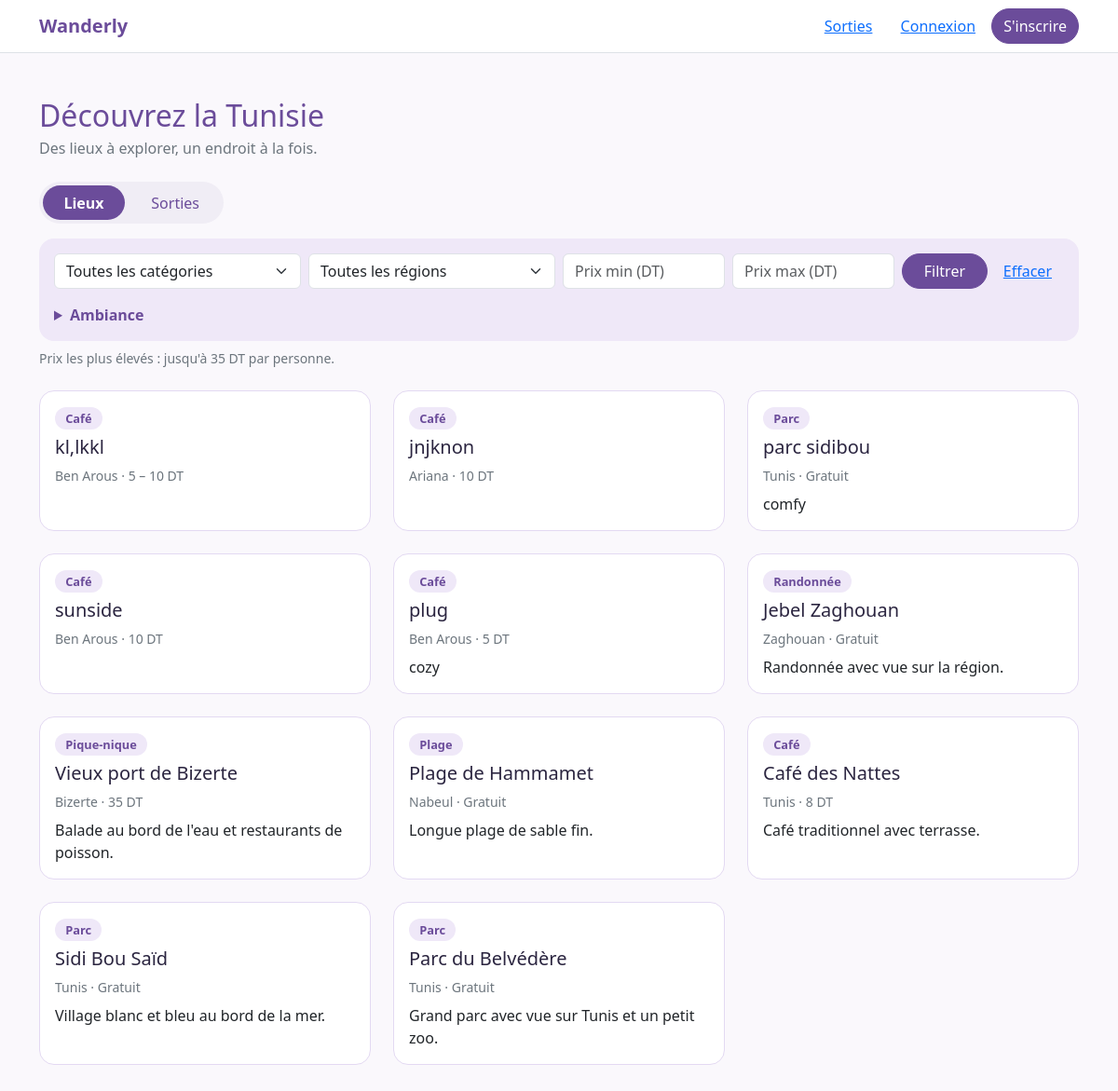
The page / on the database its author committed.
### tables this page shows
CREATE TABLE lieu (
    id                         INTEGER PRIMARY KEY AUTOINCREMENT,
    nom                        TEXT NOT NULL,
    description                TEXT,
    region                     TEXT NOT NULL,
    prix_min                       REAL NOT NULL DEFAULT 0 CHECK (prix_min >= 0),  -- prix moyen par personne en DT (0 = gratuit)
    latitude                   REAL NOT NULL,
    longitude                  REAL NOT NULL,
    infos_pratiques            TEXT,               -- horaires, accès, parking...
    date_creation              TEXT NOT NULL DEFAULT (date('now')),
    nb_confirmations           INTEGER NOT NULL DEFAULT 0,   -- « toujours à jour »
    date_derniere_confirmation TEXT,
    auteur_id                  INTEGER NOT NULL REFERENCES utilisateur(id),
    categorie_id               INTEGER NOT NULL REFERENCES categorie(id)
, prix_max REAL NOT NULL DEFAULT 0 CHECK (prix_max >= 0));

CREATE TABLE categorie (
    id  INTEGER PRIMARY KEY AUTOINCREMENT,
    nom TEXT NOT NULL UNIQUE
);

### app.py (the view, shortened to what this page needs)
@app.route("/")
def accueil():
    base = db.get_db()
    categorie_id = request.args.get("categorie", "")
    region = request.args.get("region", "")
    prix_min = request.args.get("prix_min", "")
    prix_max = request.args.get("prix_max", "")
    page = request.args.get("page", 1, type=int)
    onglet = request.args.get("onglet", "lieux")
    if onglet not in ("lieux", "sorties"):
        onglet = "lieux"
    sorties = []
    tags = base.execute("SELECT * FROM tag_ambiance ORDER BY nom").fetchall()
    ids_valides = {str(t["id"]) for t in tags}
    tags_choisis = [t for t in request.args.getlist("tags") if t in ids_valides]
    depuis = (
        "FROM lieu JOIN categorie ON lieu.categorie_id = categorie.id "
        "WHERE 1 = 1"
    )
    parametres = []
    if categorie_id:
        depuis += " AND lieu.categorie_id = ?"
        parametres.append(categorie_id)
    if region:
        depuis += " AND lieu.region = ?"
        parametres.append(region)
    minimum = en_nombre(prix_min)
    if minimum is not None:
        depuis += " AND lieu.prix_max >= ?"
        parametres.append(minimum)
    maximum = en_nombre(prix_max)
    if maximum is not None:
        depuis += " AND lieu.prix_min <= ?"
        parametres.append(maximum)
    total = base.execute("SELECT COUNT(*) " + depuis, parametres).fetchone()[0]
    nb_pages = max(1, (total + LIEUX_PAR_PAGE - 1) // LIEUX_PAR_PAGE)
    page = min(max(page, 1), nb_pages)
    lieux = base.execute(
        "SELECT lieu.*, categorie.nom AS categorie " + depuis +
        " ORDER BY lieu.id DESC LIMIT ? OFFSET ?",
        parametres + [LIEUX_PAR_PAGE, (page - 1) * LIEUX_PAR_PAGE],
    ).fetchall()
    categories = base.execute("SELECT * FROM categorie ORDER BY nom").fetchall()
    prix_le_plus_haut = base.execute("SELECT MAX(prix_max) FROM lieu").fetchone()[0] or 0
    filtres = {
        "categorie": categorie_id,
        "region": region,
        "prix_min": prix_min,
        "prix_max": prix_max,
        "tags": tags_choisis,
    }
    return render_template(
        "index.html",
        lieux=lieux,
        categories=categories,
        gouvernorats=GOUVERNORATS,
        tags=tags,
        tags_choisis=tags_choisis,
        categorie_id=categorie_id,
        region=region,
        prix_min=prix_min,
        prix_max=prix_max,
        prix_le_plus_haut=prix_le_plus_haut,
        page=page,
        nb_pages=nb_pages,
        filtres=filtres,
        onglet=onglet,
        sorties=sorties,
    )

### app.py (called while the page is built)
def en_nombre(texte):
    try:
        return float(texte)
    except ValueError:
        return None

@app.template_filter("fourchette")
def fourchette(lieu):
    p1, p2 = lieu["prix_min"], lieu["prix_max"]
    if p2 == 0:
        return "Gratuit"
    if p1 == p2:
        return f"{p1:g} DT"
    if p1 == 0:
        return f"Jusqu'à {p2:g} DT"
    return f"{p1:g} – {p2:g} DT"

@app.before_request
def charger_utilisateur():
    utilisateur_id = session.get("utilisateur_id")
    if utilisateur_id is None:
        g.utilisateur = None
    else:
        g.utilisateur = db.get_db().execute(
            "SELECT * FROM utilisateur WHERE id = ?", (utilisateur_id,)
        ).fetchone()

### db.py (called while the page is built)
def get_db():
    if "db" not in g:
        g.db = sqlite3.connect("wanderly.db")
        g.db.row_factory = sqlite3.Row
        g.db.execute("PRAGMA foreign_keys = ON")
    return g.db

### templates/index.html (shortened to what this page needs)
{% extends "base.html" %}
{% block contenu %}
<div class="container my-5">
  <h1 class="h2 wander-text mb-1">Découvrez la Tunisie</h1>
  <p class="text-secondary mb-4">Des lieux à explorer, un endroit à la fois.</p>
  <div class="onglets-wander mb-3">
    <a href="{{ url_for('accueil') }}"
       class="onglet-wander {% if onglet == 'lieux' %}actif{% endif %}">Lieux</a>
    <a href="{{ url_for('accueil', onglet='sorties') }}"
       class="onglet-wander {% if onglet == 'sorties' %}actif{% endif %}">Sorties</a>
  </div>
  {% if onglet == 'lieux' %}
  <form method="get" class="filtres-wander mb-2">
    <div class="row g-2">
      <div class="col-12 col-md-3">
        <select name="categorie" class="form-select">
          <option value="">Toutes les catégories</option>
        </select>
      </div>
      <div class="col-12 col-md-3">
        <select name="region" class="form-select">
          <option value="">Toutes les régions</option>
        </select>
      </div>
      <div class="col-6 col-md-2">
        <input type="number" name="prix_min" class="form-control" min="0" step="1"
               placeholder="Prix min (DT)" value="{{ prix_min }}">
      </div>
      <div class="col-6 col-md-2">
        <input type="number" name="prix_max" class="form-control" min="0" step="1"
               placeholder="Prix max (DT)" value="{{ prix_max }}">
      </div>
      <div class="col-12 col-md-2 d-flex gap-1">
        <button type="submit" class="btn btn-wander flex-grow-1">Filtrer</button>
        <a href="{{ url_for('accueil') }}" class="btn btn-link">Effacer</a>
      </div>
    </div>
    <details class="mt-3" {% if tags_choisis %}open{% endif %}>
      <summary class="wander-text fw-semibold">Ambiance</summary>
    </details>
  </form>
  <p class="text-secondary small mb-4">Prix les plus élevés : jusqu'à {{ "%g"|format(prix_le_plus_haut) }} DT par personne.</p>
  {% if lieux %}
  <div class="row row-cols-1 row-cols-md-2 row-cols-lg-3 g-4">
    {% for lieu in lieux %}
    <div class="col">
      <div class="card carte-lieu h-100">
        <div class="card-body">
          <span class="badge-wander">{{ lieu.categorie }}</span>
          <h2 class="h5 mt-2"><a class="stretched-link text-decoration-none lien-lieu" href="{{ url_for('voir_lieu', lieu_id=lieu.id) }}">{{ lieu.nom }}</a></h2>
          <p class="text-secondary small mb-2">{{ lieu.region }} · {{ lieu|fourchette }}</p>
          <p class="card-text">{{ lieu.description }}</p>
        </div>
      </div>
    </div>
    {% endfor %}
  </div>
  {% else %}
  <p>Aucun lieu ne correspond à votre recherche.</p>
  {% endif %}
  {% endif %}
</div>
{% endblock %}

### templates/base.html (shortened to what this page needs)
<!doctype html>
<html lang="fr">
<head>
  <link href="https://cdn.jsdelivr.net/npm/bootstrap@5.3.3/dist/css/bootstrap.min.css" rel="stylesheet">
  <link href="{{ url_for('static', filename='css/style.css') }}" rel="stylesheet">
</head>
<body>
  <nav class="navbar bg-white border-bottom">
    <div class="container">
      <a class="navbar-brand fw-bold wander-text" href="{{ url_for('accueil') }}">Wanderly</a>
      <div>
          <a class="btn btn-link" href="{{ url_for('liste_sorties') }}">Sorties</a>
        {% if g.utilisateur %}
          <a class="btn btn-link" href="{{ url_for('ajouter_lieu') }}">Ajouter un lieu</a>
          <a class="btn btn-link" href="{{ url_for('mes_lieux') }}">Mes lieux</a>
          <a class="btn btn-link" href="{{ url_for('recommandations') }}">Pour toi</a>
          {% if g.utilisateur.role == 'admin' %}
            <a class="btn btn-link" href="{{ url_for('admin_signalements') }}">Signalements</a>
          {% endif %}
          <a class="me-2 text-decoration-none" href="{{ url_for('profil') }}">Bonjour, <strong class="wander-text">{{ g.utilisateur.pseudo }}</strong></a>
          <a class="btn btn-wander" href="{{ url_for('deconnexion') }}"
   onclick="return confirm('Tu veux vraiment te déconnecter ?');">Déconnexion</a>
        {% else %}
          <a class="btn btn-link" href="{{ url_for('connexion') }}">Connexion</a>
          <a class="btn btn-wander" href="{{ url_for('inscription') }}">S'inscrire</a>
        {% endif %}
      </div>
    </div>
  </nav>
  <main>
    {% block contenu %}{% endblock %}
  </main>
</body>
</html>

### static/css/style.css (style rules this page uses)
:root { --violet: #6B4C9A; --violet-fonce: #5A3E85; --lilas: #EFE8F8; --texte: #2B2540; --fond: #FAF8FC; }
body { background: var(--fond); color: var(--texte); }
.wander-text { color: var(--violet); }
.btn-wander { background: var(--violet); border-color: var(--violet); color: white; border-radius: 50rem; }
.carte-lieu { border: 1px solid #E3D9F2; border-radius: 1rem; background: #FFFFFF; transition: transform 0.15s, box-shadow 0.15s; }
.badge-wander { background: #EFE8F8; color: #6B4C9A; border-radius: 50rem; padding: 0.2rem 0.7rem; font-size: 0.8rem; font-weight: 600; }
.filtres-wander { background: #EFE8F8; border-radius: 1rem; padding: 1rem; }
.lien-lieu { color: #2B2540; }
.filtres-wander summary { cursor: pointer; }
.onglets-wander { display: inline-flex; gap: 6px; background: #F0EDF5; border-radius: 50rem; padding: 4px; }
.onglet-wander { color: #6B4C9A; border-radius: 50rem; padding: 0.4rem 1.4rem; text-decoration: none; }
.onglet-wander.actif { background: #6B4C9A; color: #FFFFFF; font-weight: 600; }

### rows shown on the page
lieu: categorie "Café", nom "kl,lkkl", region "Ben Arous", lieu "5 – 10 DT"
lieu: categorie "Café", nom "jnjknon", region "Ariana", lieu "10 DT"
lieu: categorie "Parc", nom "parc sidibou", region "Tunis", lieu "Gratuit", description "comfy"
lieu: categorie "Café", nom "sunside", region "Ben Arous", lieu "10 DT"
lieu: categorie "Café", nom "plug", region "Ben Arous", lieu "5 DT", description "cozy"
lieu: categorie "Randonnée", nom "Jebel Zaghouan", region "Zaghouan", lieu "Gratuit", description "Randonnée avec vue sur la région."
lieu: categorie "Pique-nique", nom "Vieux port de Bizerte", region "Bizerte", lieu "35 DT", description "Balade au bord de l'eau et restaurants de poisson."
lieu: categorie "Plage", nom "Plage de Hammamet", region "Nabeul", lieu "Gratuit", description "Longue plage de sable fin."
lieu: categorie "Café", nom "Café des Nattes", region "Tunis", lieu "8 DT", description "Café traditionnel avec terrasse."
lieu: categorie "Parc", nom "Sidi Bou Saïd", region "Tunis", lieu "Gratuit", description "Village blanc et bleu au bord de la mer."
lieu: categorie "Parc", nom "Parc du Belvédère", region "Tunis", lieu "Gratuit", description "Grand parc avec vue sur Tunis et un petit zoo."

### other values the page prints
{{ "%g"|format(prix_le_plus_haut) }} "35"
